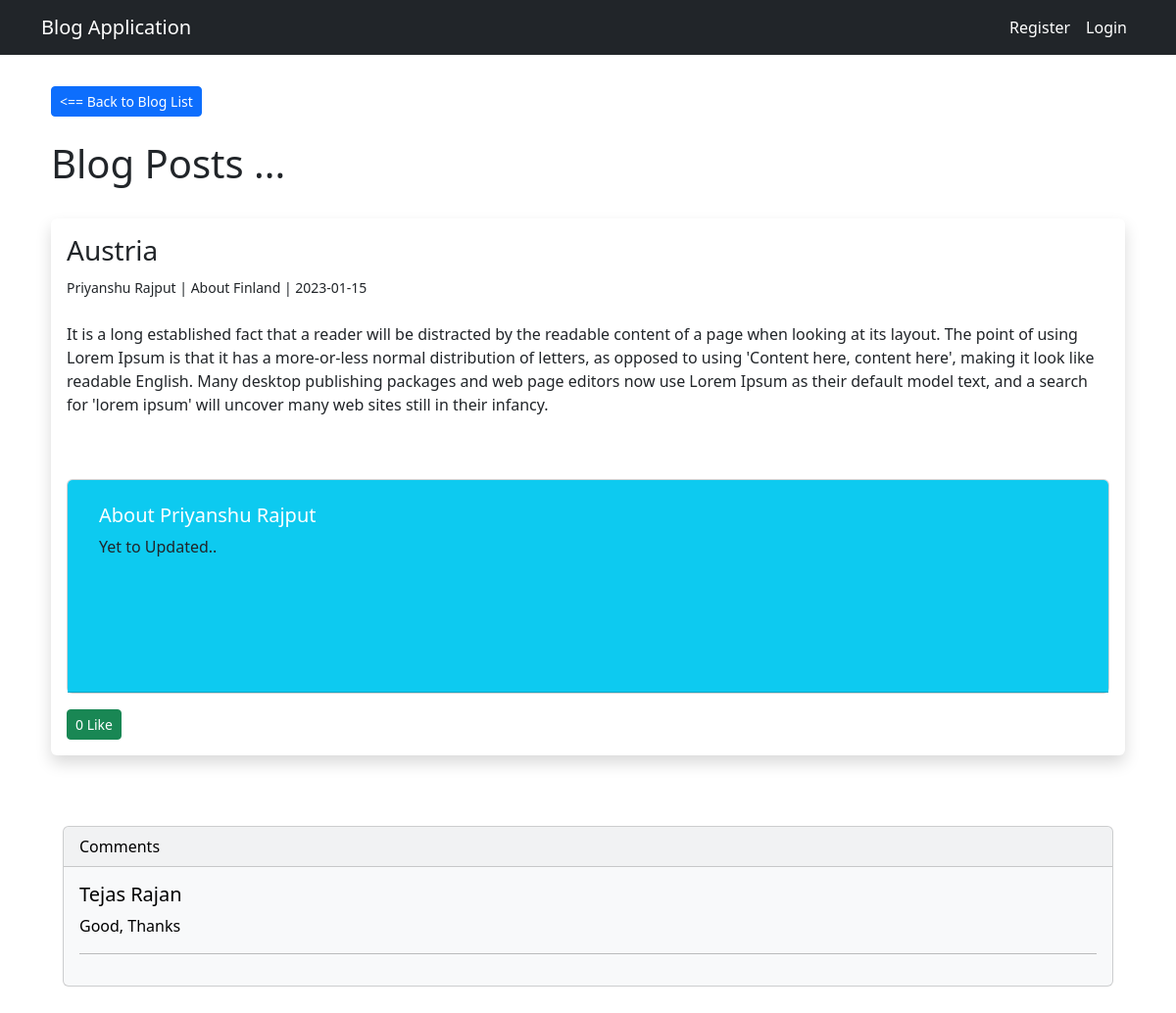
/post/1, run on the app's committed database.
### application/models.py (models this page shows, shortened)
class Posts(db.Model):
    post_id = db.Column(db.Integer, primary_key=True, autoincrement=True)
    title = db.Column(db.String, nullable = False)
    key_note = db.Column(db.String)
    content = db.Column(db.Text, nullable = False)
    date_posted = db.Column(db.DateTime, default = datetime.utcnow)
    author_id = db.Column(db.Integer, db.ForeignKey("users.user_id"), nullable = False)
    comments = db.relationship('Comment', backref = "post", passive_deletes = True)
    likes = db.relationship('Like', backref = "post", passive_deletes = True)

class Users(db.Model, UserMixin):
    user_id = db.Column(db.Integer, primary_key=True)
    name = db.Column(db.String, nullable = False)
    username = db.Column(db.String(20), nullable = False, unique = True)
    email = db.Column(db.String, unique=True,nullable = False )
    city = db.Column(db.String, nullable = False)
    join_date = db.Column(db.DateTime, default = datetime.utcnow)
    hashed_password = db.Column(db.String(128))
    profile_pic = db.Column(db.String(), nullable = True)
    posts = db.relationship('Posts', backref = "poster")
    comments = db.relationship('Comment', backref = "user", passive_deletes = True)
    likes = db.relationship('Like', backref = "user", passive_deletes = True)
    followed = db.relationship('Follow_unfollow',
                               foreign_keys=[Follow_unfollow.follower_id],
                               backref=db.backref('follower', lazy='joined'),
                               lazy='dynamic')
    followers = db.relationship('Follow_unfollow',
                            foreign_keys=[Follow_unfollow.followed_by_id],
                            backref=db.backref('followed', lazy='joined'),
                            lazy='dynamic')
    about_user = db.Column(db.String, nullable = True)
    @property
    def password(self):
        raise AttributeError('You can not read Password !')

class Comment(db.Model):
    comment_id = db.Column(db.Integer, primary_key=True)
    text = db.Column(db.String, nullable = False)
    date_posted = db.Column(db.DateTime, default = datetime.utcnow)
    author = db.Column(db.Integer, db.ForeignKey("users.user_id", ondelete = "CASCADE"), nullable = False)
    post_id = db.Column(db.Integer, db.ForeignKey("posts.post_id", ondelete = "CASCADE"), nullable = False)

### application/controllers.py (the view)
@app.route("/post/<int:post_id>", methods = ["GET","POST"])
def post(post_id):
    post = Posts.query.get_or_404(post_id)
    comments = Comment.query.filter_by(post_id =  post_id)
    return render_template("post.html", post = post, comments = comments)

### application/controllers.py (called while the page is built)
@app.context_processor
def base():
    form = SearchForm()
    return dict(form = form)

### templates/post.html (shortened to what this page needs)
{% extends 'base.html' %}
{% block content %}
<a href="{{ url_for('posts') }}" class="btn btn-primary btn-sm"> <== Back to Blog List</a>
<br><br>
<h1>Blog Posts ... </h1>
<br>
{% if post %}
<div class="shadow p-3 mb-5 bg-body rounded">
    <h3>{{ post.title }}</h3>
    {% set list1 = post.date_posted|string %}
    <small>{{ post.poster.name }} |
    {{ post.key_note }} |
    {{ list1[0:10] }}<br></small><br>
    {{ post.content|safe }} <br><br>
    <div class="card mb-3" style="max-width: 100%;">
        <div class="card-header bg-info">
         {% if post.poster.about_author %}
          <div class="col-md-12">
            <div class="card-body  bg-info">
              <h5 class="card-title font-weight-bolderx">About {{ post.poster.name }}</h5>
                {{ post.poster.about_author }}<br><br>
                <br><br></div></div>
          {% else %}
          <div class="col-md-12">
            <div class="card-body bg-info">
              <h5 class="card-title text-white">About {{ post.poster.name }}</h5>
                <p>Yet to Updated..</p><br><br>
                <br><br></div></div>
          {% endif %}
        </div>
      </div>
      {% if current_user.name in post.likes|map(attribute = "author")|list %}
      <a href="{{ url_for('like_post', post_id = post.post_id) }}" class="btn btn-warning btn-sm"> {{ post.likes|length }} Liked</a>
      {% else %}
      <a href="{{ url_for('like_post', post_id = post.post_id) }}" class="btn btn-success btn-sm"> {{ post.likes|length }} Like</a>
      {% endif %}
    </div>
    {% endif %}
<br>
<div class="container">
        <div class="card text-bg-light mb-3" style="max-width: 100%;">
          <div class="card-header">Comments</div>
          <div class="card-body">
            {% if comments %}
            {% for comment in comments %}
              <h5 class="card-title">{{ comment.author }}</h5>
              <p class="card-text">{{ comment.text }}</p><hr>
            {% else %}
            <p>Write a comment!!</p>
            {% endfor %}
            {% endif %}
          </div>
        </div>
    </div>
{% endblock %}

### static/style.css (style rules this page uses)
body { margin: 40px; }

### data on the page
Posts: title "Austria", key_note "About Finland", content "It is a long established fact that a reader will be distracted by the readable content of a page when looking at its layout. The point of using Lorem Ipsum is that it has a more-or-less normal distribution of letters, as opposed to using 'Content here, content here', making it look like readable English. Many desktop publishing packages and web page editors now use Lorem Ipsum as their default model text, and a search for 'lorem ipsum' will uncover many web sites still in their infancy."
Users: poster.name "Priyanshu Rajput"
Comment: author "Tejas Rajan", text "Good, Thanks"

### other printed values
{{ list1[0:10] }} "2023-01-15"
{{ post.likes|length }} "0"
